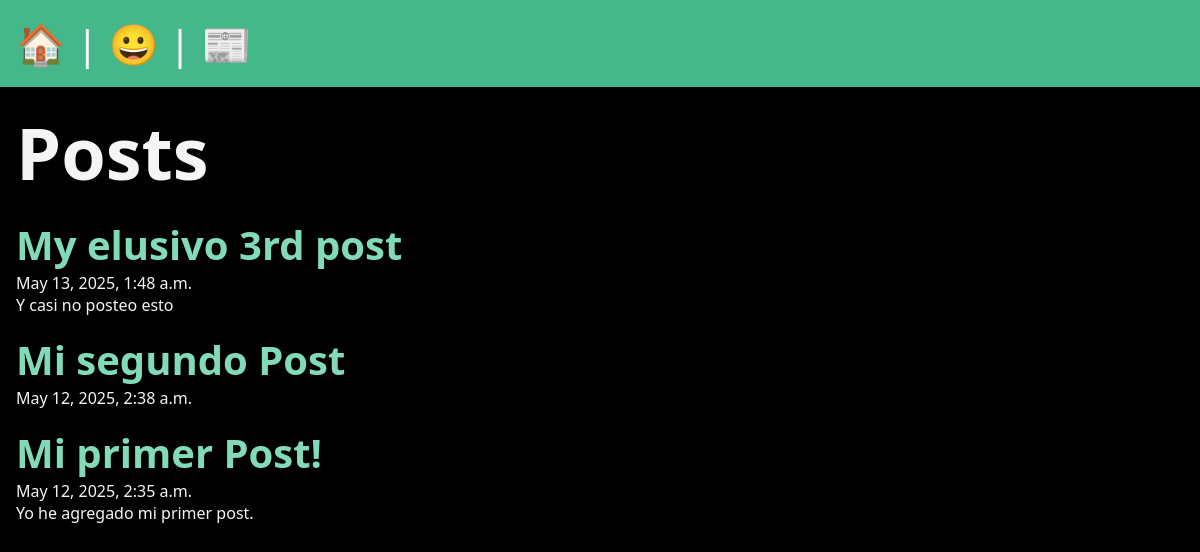
The app's page /posts/, older data.
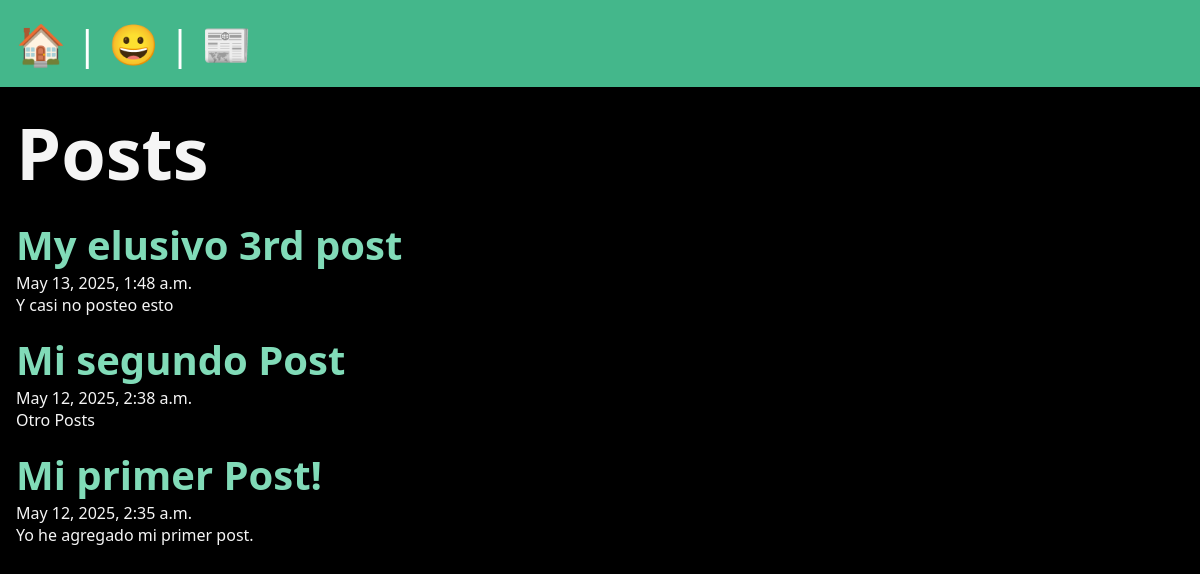
The same page, newer data.
### posts/models.py (models this page shows, shortened)
class Post(models.Model):
  title = models.CharField(max_length=75)
  body = models.TextField()
  slug = models.SlugField()
  date = models.DateTimeField(auto_now_add=True)

### posts/views.py (the view)
# urls.py: path('', views.posts_list, name="list"),
def posts_list(request):
  posts = Post.objects.all().order_by('-date')
  return render(request, 'posts/posts_list.html', {'posts': posts})

### posts/templates/posts/posts_list.html
{% extends "layout.html" %} {% block title %} Posts {% endblock %} {% block content%}
<section>
  <h1>Posts</h1>
  {% for post in posts %}
  <article class="post">
    <h2>
      <a href="{% url 'posts:page' slug=post.slug %}"> {{ post.title}}</a>
    </h2>
    <p>{{ post.date}}</p>
    <p>{{ post.body}}</p>
  </article>
  {% endfor %}
</section>
{% endblock %}

Row changes from the older to the newer data that the page shows:
changed Post "Mi segundo Post": body (not shown) → "Otro Posts"
